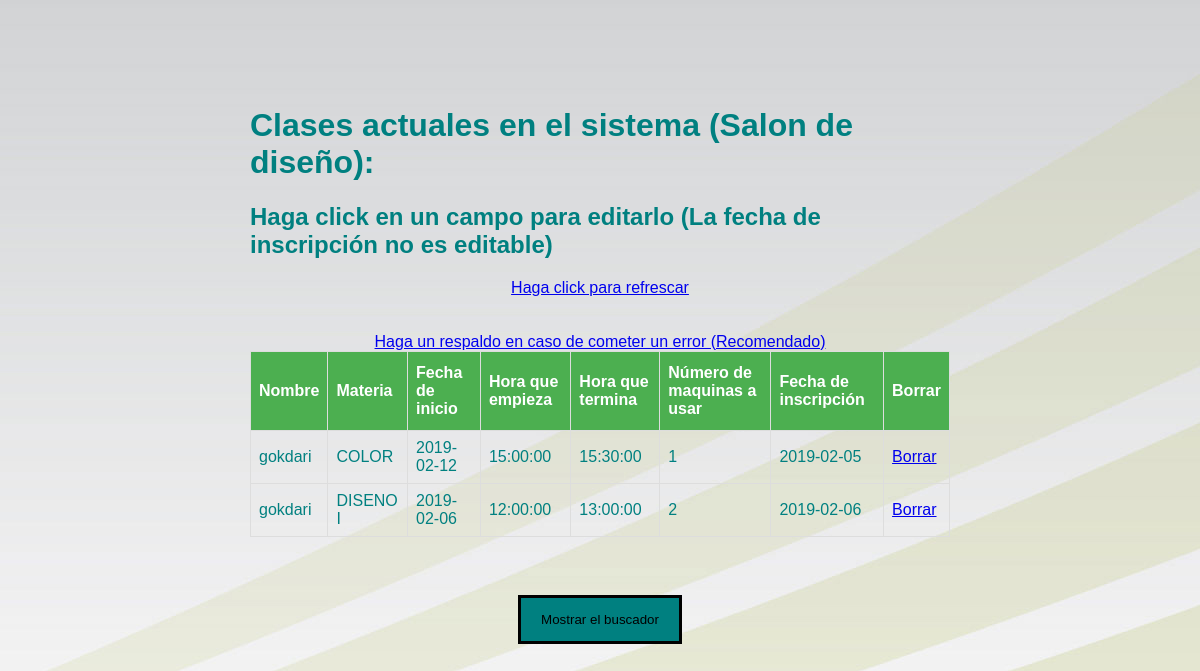
Page /disenoclase.php on the committed database.
### tables this page shows
CREATE TABLE `reservatodo` (
  `id` int(11) NOT NULL AUTO_INCREMENT,
  `nombre` varchar(100) NOT NULL,
  `materia` varchar(100) NOT NULL,
  `salon` varchar(100) NOT NULL,
  `fecha` varchar(100) NOT NULL,
  `fechaemp` time NOT NULL,
  `fechater` time NOT NULL,
  `numero` int(11) NOT NULL,
  `fechainscripcion` date NOT NULL,
  PRIMARY KEY (`id`)
);

### disenoclase.php (the view, shortened to what this page needs)
<?php
include_once("connection.php");
$sql = "SELECT * FROM `reservatodo` WHERE salon='diseno' limit 10 ";
$queryRecords = mysqli_query($conn, $sql) or die("Error al buscar");
?>
<!DOCTYPE html>
<html lang="en">
<head>
<link rel="stylesheet" href="estilos\clase.css">
</head>
<body>
<br></br>
<div class="container" id="otra">
<h1>Clases actuales en el sistema (Salon de diseño):</h1>
<h2>Haga click en un campo para editarlo (La fecha de inscripción no es editable)</h2>
<div style="text-align: center;"><a href="disenoclase.php">Haga click para refrescar</a></div>
<br></br>
<div style="text-align: center;"><a href="backup.php" target="_blank">Haga un respaldo en caso de cometer un error (Recomendado)</a></div>
<table id="employee_grid" name="employee_grid" class="table table-condensed table-hover table-striped bootgrid-table" width="60%" cellspacing="0">
   <thead>
      <tr>
         <th>Nombre</th>
         <th>Materia</th>
         <th>Fecha de inicio</th>
		 <th>Hora que empieza</th>
		 <th>Hora que termina</th>
		 <th>Número de maquinas a usar</th>
		 <th>Fecha de inscripción</th>
		 <th>Borrar</th>
      </tr>
   </thead>
   <tbody id="_editable_table">
      <?php foreach($queryRecords as $res) :?>
      <tr data-row-id="<?php echo $res['id'];?>">
	  <center><td class="editable-col" contenteditable="true" coldisenoclase='0' oldVal ="<?php echo $res['nombre'];?>"><?php echo $res['nombre'];?></td></center>
	  <center><td class="editable-col" contenteditable="true" coldisenoclase='1' oldVal ="<?php echo $res['materia'];?>"><?php echo $res['materia'];?></td></center>
	  <center><td class="editable-col" contenteditable="true" coldisenoclase='2' oldVal ="<?php echo $res['fecha'];?>"><?php echo $res['fecha'];?></td></center>
	  <center><td class="editable-col" contenteditable="true" coldisenoclase='3' oldVal ="<?php echo $res['fechaemp'];?>"><?php echo $res['fechaemp'];?></td></center>
	  <center><td class="editable-col" contenteditable="true" coldisenoclase='4' oldVal ="<?php echo $res['fechater'];?>"><?php echo $res['fechater'];?></td></center>
	  <center><td class="editable-col" contenteditable="true" coldisenoclase='5' oldVal ="<?php echo $res['numero'];?>"><?php echo $res['numero'];?></td></center>
	  <center><td class="editable-col" contenteditable="false" coldisenoclase='6' oldVal ="<?php echo $res['fechainscripcion'];?>"><?php echo $res['fechainscripcion'];?></td></center>
		 <?php
		 echo "<td><a href='disenoclaseborrar.php?id=".$res['id']."'>Borrar</a></td>";
		 echo "</tr>";
		 ?>
	  <?php endforeach;?>
   </tbody>
</table>
</div>
<div id="boton2" style="text-align: center;">
<button onclick="myFunction2()">Mostrar el buscador</button>
</div>
</body>
</html>

### estilos/clase.css (style rules this page uses)
body { font-family: Arial, Helvetica, sans-serif; color: teal; padding: 0; margin: 0; background-image: url(imagenes/fondo_une.jpg) }
#employee_grid { font-family: "Trebuchet MS", Arial, Helvetica, sans-serif; border-collapse: collapse; width: 100%; }
#employee_grid td, #employee_grid th { border: 1px solid #ddd; padding: 8px }
#employee_grid th { padding-top: 12px; padding-bottom: 12px; text-align: left; background-color: #4CAF50; color: #fff }
#otra { padding:50px 250px; }
button, input[type=submit] { background-color: teal; color: #000; padding: 14px 20px; margin: 8px 0; border: 3px solid #000; cursor: pointer; width: 95 px }

### disenoclase.php (style rules this page uses)
body { background-image: url("imagenes/fondo_une.jpg") }

### rows in the picture
reservatodo: nombre "gokdari", materia "COLOR", fecha "2019-02-12", fechaemp "15:00:00", fechater "15:30:00", numero "1", fechainscripcion "2019-02-05"
reservatodo: nombre "gokdari", materia "DISENO I", fecha "2019-02-06", fechaemp "12:00:00", fechater "13:00:00", numero "2", fechainscripcion "2019-02-06"
